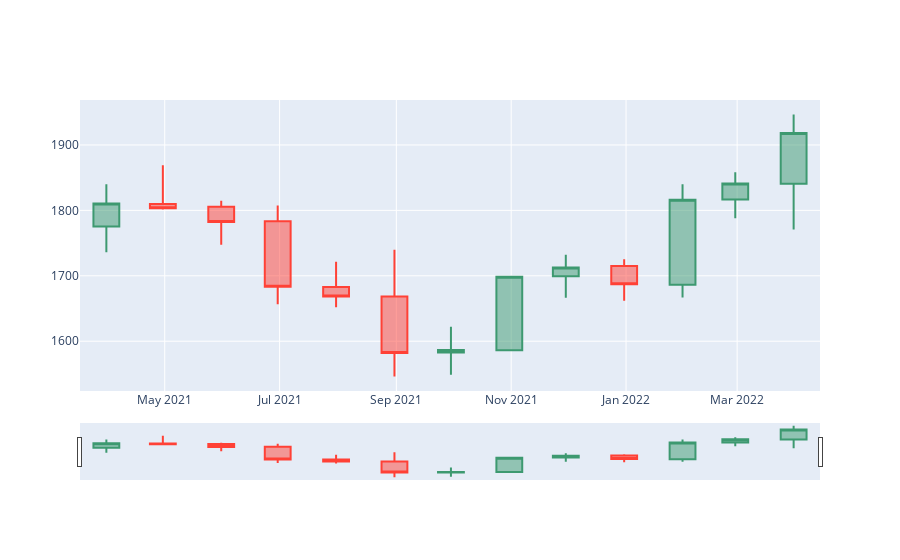

Notebook cell for this chart:
### Code cell
fig = go.Figure(data=[go.Candlestick(x=months_grp_mean.index,
                open=df['open'],
                high=df['high'],
                low=df['low'],
                close=df['close'])
                ])


fig.show()

### Figure 1 — Plotly figure (JSON) as saved in the notebook; plotly's stock layout.template omitted (floating-point values rounded to 4 significant figures; data arrays with more than 128 entries replaced by an {"elided": "..."} marker saying what was removed)
{"data": [{"close": {"elided": "365 float values"}, "high": {"elided": "365 float values"}, "low": {"elided": "365 float values"}, "open": {"elided": "365 float values"}, "type": "candlestick", "x": ["2021-03-31T00:00:00", "2021-04-30T00:00:00", "2021-05-31T00:00:00", "2021-06-30T00:00:00", "2021-07-31T00:00:00", "2021-08-31T00:00:00", "2021-09-30T00:00:00", "2021-10-31T00:00:00", "2021-11-30T00:00:00", "2021-12-31T00:00:00", "2022-01-31T00:00:00", "2022-02-28T00:00:00", "2022-03-31T00:00:00"]}], "layout": {}}
